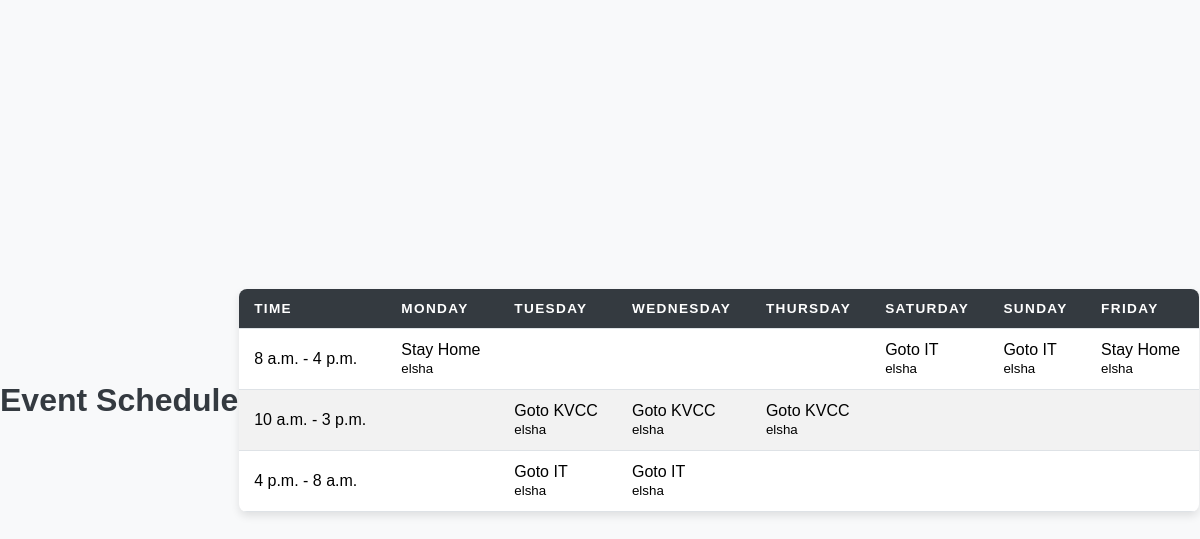
The page / on the database its author committed.
### scheduler/models.py (models this page shows, shortened)
class Day(models.Model):
    name = models.CharField(max_length=9, unique=True)  # 'Monday', 'Tuesday', etc.

class TimeSlot(models.Model):
    start_time = models.TimeField()
    end_time = models.TimeField()

class Event(models.Model):
    title = models.CharField(max_length=200)
    description = models.TextField(blank=True, null=True)
    day = models.ForeignKey(Day, on_delete=models.CASCADE)
    time_slot = models.ForeignKey(TimeSlot, on_delete=models.CASCADE)
    user = models.ForeignKey(User, on_delete=models.CASCADE, related_name='events')
    class Meta:
        unique_together = ('day', 'time_slot', 'user')
        ordering = ['day', 'time_slot']

### scheduler/views.py (the view)
# urls.py: path('', index, name='index'),
def index(request):
    days = Day.objects.all().order_by('id')  # Replace with your desired ordering
    time_slots = TimeSlot.objects.all().order_by('start_time')  # Replace with your desired ordering
    events = Event.objects.all()
    context = {
        'days': days,
        'time_slots': time_slots,
        'events': events,
    }
    return render(request, 'index.html', context)

### scheduler/templates/index.html (shortened to what this page needs)
{% load static %}
<!DOCTYPE html>
<html lang="en">
<head>
    <link rel="stylesheet" type="text/css" href="{% static 'scheduler/style.css' %}">
</head>
<body>
    <h1>Event Schedule</h1>
    <div class="table-container">
        <table>
            <thead>
                <tr>
                    <th>Time</th>
                    {% for day in days %}
                    <th>{{ day.name }}</th>
                    {% endfor %}
                </tr>
            </thead>
            <tbody>
                {% for time_slot in time_slots %}
                <tr>
                    <td>{{ time_slot.start_time }} - {{ time_slot.end_time }}</td>
                    {% for day in days %}
                    <td>
                        {% for event in events %}
                            {% if event.day == day and event.time_slot == time_slot %}
                                {{ event.title }}<br>
                                <small>{{ event.user.username }}</small>
                            {% endif %}
                        {% endfor %}
                    </td>
                    {% endfor %}
                </tr>
                {% endfor %}
            </tbody>
        </table>
    </div>
</body>
</html>

### scheduler/static/scheduler/style.css (style rules this page uses)
body { font-family: Arial, sans-serif; background-color: #f8f9fa; margin: 0; padding: 0; display: flex; justify-content: center; align-items: center; min-height: 100vh; }
h1 { text-align: center; color: #343a40; margin-bottom: 20px; }
.table-container { width: 80%; margin: 0 auto; box-shadow: 0 4px 8px rgba(0, 0, 0, 0.1); border-radius: 8px; overflow: hidden; background-color: #ffffff; }
table { width: 100%; border-collapse: collapse; }
th, td { padding: 12px 15px; text-align: left; border-bottom: 1px solid #dee2e6; }
th { background-color: #343a40; color: #ffffff; text-transform: uppercase; letter-spacing: 0.1em; font-size: 0.85em; }
tr:nth-child(even) { background-color: #f2f2f2; }

### rows shown on the page
Day: name "MONDAY"
Day: name "TUESDAY"
Day: name "WEDNESDAY"
Day: name "THURSDAY"
Day: name "SATURDAY"
Day: name "SUNDAY"
Day: name "FRIDAY"
TimeSlot: start_time "8 a.m.", end_time "4 p.m."
Event: title "Stay Home", user.username "elsha"
Event: title "Goto IT", user.username "elsha"
Event: title "Goto IT", user.username "elsha"
Event: title "Stay Home", user.username "elsha"
TimeSlot: start_time "10 a.m.", end_time "3 p.m."
Event: title "Goto KVCC", user.username "elsha"
Event: title "Goto KVCC", user.username "elsha"
Event: title "Goto KVCC", user.username "elsha"
TimeSlot: start_time "4 p.m.", end_time "8 a.m."
Event: title "Goto IT", user.username "elsha"
Event: title "Goto IT", user.username "elsha"
